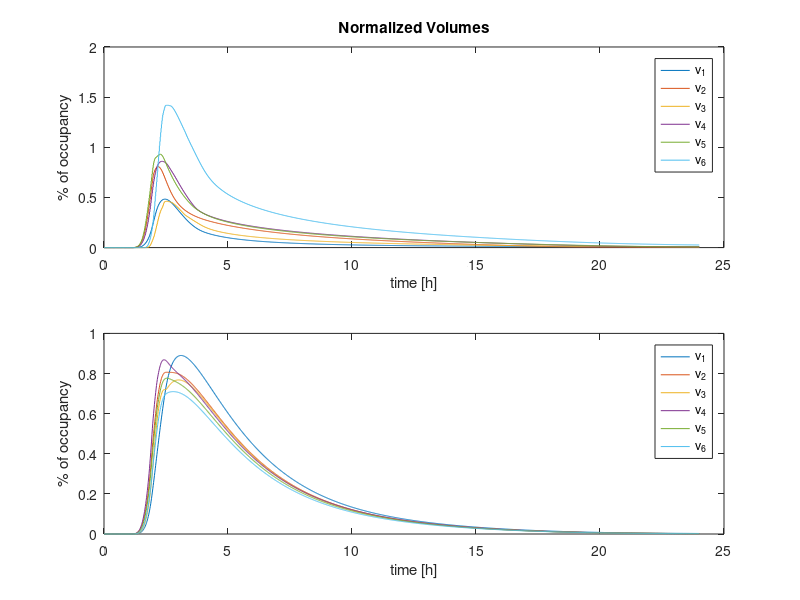
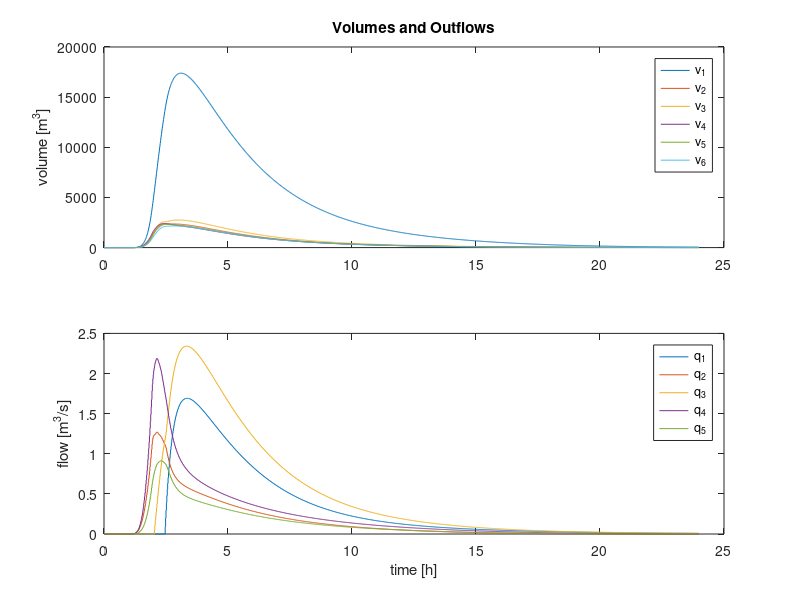

MATLAB code for these plots, in order:
%% Control Based on differential Games
% Este archivo resuelve el problema de volumenes normalizados en la red de
% convergencia mediante un juego diferencial.
clear all
close all
clc

load('Parametros.mat'); %Cargamos las variables de lluvia del problema

% Primero obtenemos el resultado sin control.
vmax(6) = vmax(6)/2.5;
for i = 1:size(Volumes,1)
    V_normalized(i,:) = Volumes(i,:)./(vmax);
end
% Definimos las variables del problema
T = 0.1;               % Esta variable es el horizonte de prediccion en horas
tspan = t;           % Tiempo de simulacion definido en SWMM
x0 = zeros(6,1);     % Los tanques empiezan descargados
vmax = vmax/3600;    % El 3600 es por la integración utilizada

a1 = -0;
a2 = -0;
a3 = -0;
a4 = -0;
a5 = -0;
a0 = -K(6);          % Aqui es necesario añadir el K del último tanque

A = 3600*diag([a1 a2 a3 a4 a5 a0]); % K fue calculado en segundos, por eso el 3600
B = [-1 0 0 0 0; 
     0 -1 0 0 0; 
     1 1 -1 0 0;
     0 0 0 -1 0; 
     0 0 0 0 -1; 
     0 0 1 1 1]; % Esta matriz contiene la interaccion entre tanques, recordar el grafo.
B1 = B(:,1);     % Estos vectores serán los vectores de entrada de cada uno de los agentes.
B2 = B(:,2);
B3 = B(:,3);
B4 = B(:,4);
B5 = B(:,5);

% Empezamos el differential Game. Todo es sacado de Dynamic Optimization and LQ Differential Games
Q1 = 50*[1 0 -1 0 0 0; 0 0 0 0 0 0; -1 0 1 0 0 0; 0 0 0 0 0 0; 0 0 0 0 0 0; 0 0 0 0 0 0];
Q2 = 50*[0 0 0 0 0 0; 0 1 -1 0 0 0; 0 -1 1 0 0 0; 0 0 0 0 0 0; 0 0 0 0 0 0; 0 0 0 0 0 0];
Q3 = 50*[0 0 0 0 0 0; 0 0 0 0 0 0; 0 0 1 0 0 -1; 0 0 0 0 0 0; 0 0 0 0 0 0; 0 0 -1 0 0 1];
Q4 = 50*[0 0 0 0 0 0; 0 0 0 0 0 0; 0 0 0 0 0 0; 0 0 0 1 0 -1; 0 0 0 0 0 0; 0 0 0 -1 0 1];
Q5 = 50*[0 0 0 0 0 0; 0 0 0 0 0 0; 0 0 0 0 0 0; 0 0 0 0 0 0; 0 0 0 0 1 -1; 0 0 0 0 -1 1];

R1 = 1;
R2 = 1;
R3 = 1;
R4 = 1;
R5 = 1;

S1 = B1*inv(R1)*B1';
S2 = B2*inv(R2)*B2';
S3 = B3*inv(R3)*B3';
S4 = B4*inv(R4)*B4';
S5 = B5*inv(R5)*B5';

D = [A' zeros(size(A)) zeros(size(A)) zeros(size(A)) zeros(size(A)); 
     zeros(size(A)) A' zeros(size(A)) zeros(size(A)) zeros(size(A));
     zeros(size(A)) zeros(size(A)) A' zeros(size(A)) zeros(size(A));
     zeros(size(A)) zeros(size(A)) zeros(size(A)) A' zeros(size(A));
     zeros(size(A)) zeros(size(A)) zeros(size(A)) zeros(size(A)) A']; 

S = [S1 S2 S3 S4 S5];

Q = [Q1; Q2; Q3; Q4; Q5];

M = [A -S1 -S2 -S3 -S4 -S5; 
     -Q1 -A' zeros(size(A)) zeros(size(A)) zeros(size(A)) zeros(size(A)); 
     -Q2 zeros(size(A)) -A' zeros(size(A)) zeros(size(A)) zeros(size(A));
     -Q3 zeros(size(A)) zeros(size(A)) -A' zeros(size(A)) zeros(size(A));
     -Q4 zeros(size(A)) zeros(size(A)) zeros(size(A)) -A' zeros(size(A));
     -Q5 zeros(size(A)) zeros(size(A)) zeros(size(A)) zeros(size(A)) -A'];
        
P = zeros(size(A,1)*size(A,1),size(A,1)*size(A,2));
P(1:size(A,1),1:size(A,2)) = eye(size(A,1));

Q_ = [zeros(size(A,1),size(A,1)*size(A,2));
      -Q1 eye(size(A,1)) zeros(size(A,1),size(A,2)) zeros(size(A,1),size(A,2)) zeros(size(A,1),size(A,2)) zeros(size(A,1),size(A,2));
      -Q2 zeros(size(A,1),size(A,2)) eye(size(A,1)) zeros(size(A,1),size(A,2)) zeros(size(A,1),size(A,2)) zeros(size(A,1),size(A,2));
      -Q3 zeros(size(A,1),size(A,2)) zeros(size(A,1),size(A,2)) eye(size(A,1)) zeros(size(A,1),size(A,2)) zeros(size(A,1),size(A,2));
      -Q4 zeros(size(A,1),size(A,2)) zeros(size(A,1),size(A,2)) zeros(size(A,1),size(A,2)) eye(size(A,1)) zeros(size(A,1),size(A,2));
      -Q5 zeros(size(A,1),size(A,2)) zeros(size(A,1),size(A,2)) zeros(size(A,1),size(A,2)) zeros(size(A,1),size(A,2)) eye(size(A,1))];

% Ahora empezamos a resolver el sistema      
x = zeros(size(A,1),length(tspan));
x(:,1) = x0;

for i = 1:length(tspan)-1
	[i length(tspan)-1]
    
	y_0 = (P + Q_*expm(T*M))\[x(:,i);zeros(5*size(A,1),1)];

	u1 = max(0,-inv(R1)*B1'*y_0((1*size(A,1)+1:2*size(A,1)),1));
	u2 = max(0,-inv(R2)*B2'*y_0((2*size(A,1)+1:3*size(A,1)),1));
	u3 = max(0,-inv(R3)*B3'*y_0((3*size(A,1)+1:4*size(A,1)),1));
	u4 = max(0,-inv(R4)*B4'*y_0((4*size(A,1)+1:5*size(A,1)),1));
	u5 = max(0,-inv(R5)*B5'*y_0((5*size(A,1)+1:6*size(A,1)),1));
    
	x(:,i+1) = x(:,i) + dt*(A*x(:,i) + (B1*u1 + B2*u2 + B3*u3 + B4*u4 + B5*u5) + [inflows(i,1) inflows(i,2) 0 inflows(i,3) inflows(i,4) 0]')./vmax';
    U(i,:) = [u1 u2 u3 u4 u5].*vmax(1,end-1);
    v(i,:) = x(:,i).*vmax';
end

%% Plots
figure
subplot(2,1,2)	
plot(t',x')
legend(['v_1'; 'v_2'; 'v_3'; 'v_4'; 'v_5';'v_6']);
ylabel('% of occupancy')
xlabel('time [h]')
subplot(2,1,1)
stairs(t,V_normalized)
legend(['v_1'; 'v_2'; 'v_3'; 'v_4'; 'v_5';'v_6']);
xlabel('time [h]')
ylabel('% of occupancy')
title('Normalized Volumes')

figure
subplot(2,1,1)
plot(t(1:end-1),3600*v)
legend(['v_1'; 'v_2'; 'v_3'; 'v_4'; 'v_5';'v_6']);
ylabel('volume [m^3]')
title('Volumes and Outflows')
subplot(2,1,2)
stairs(t(1:end-1),U)
legend(['q_1'; 'q_2'; 'q_3'; 'q_4'; 'q_5']);
xlabel('time [h]')
ylabel('flow [m^3/s]')